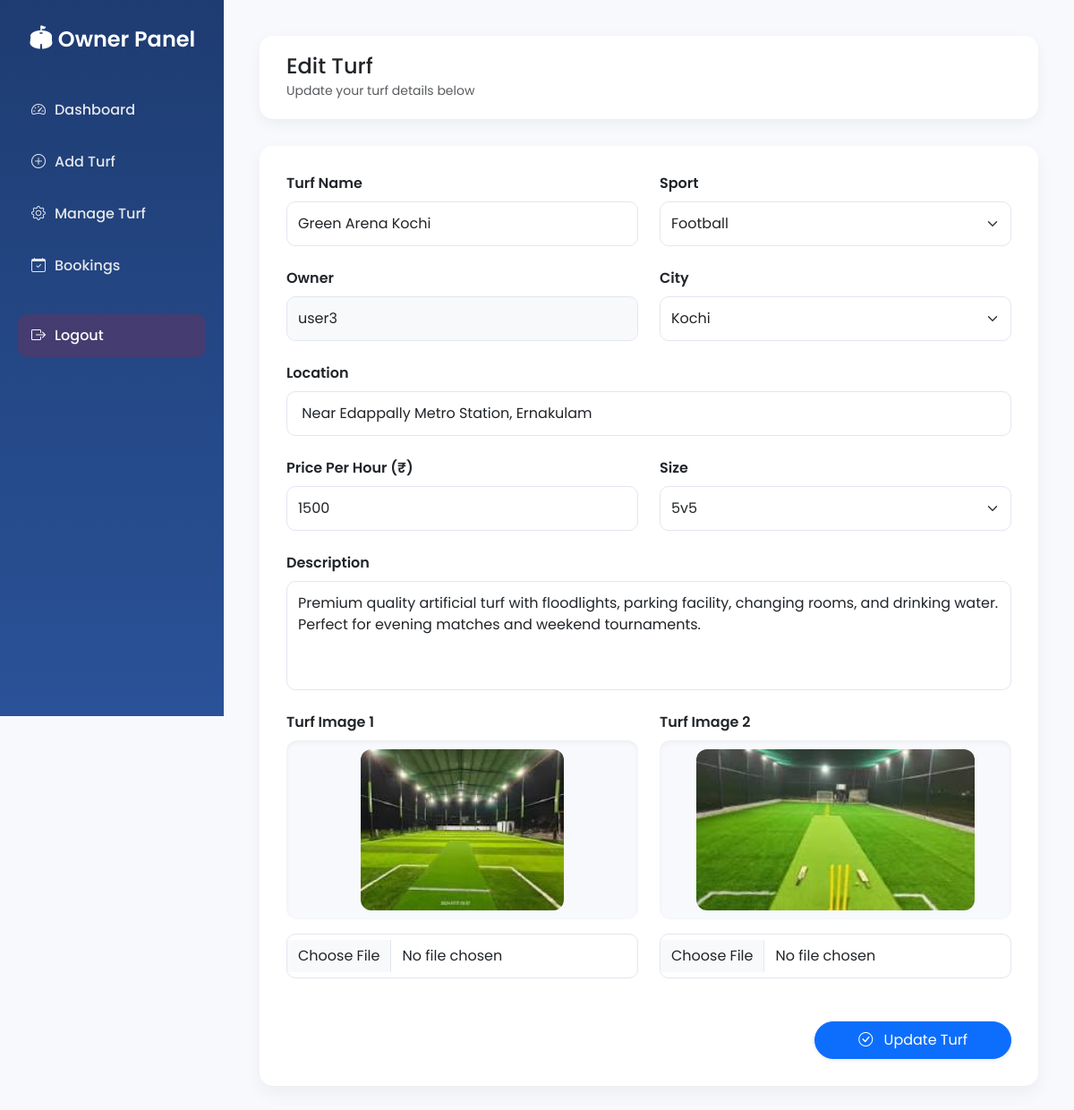
The page /Owner/edit_turf/1/ (signed in) on the database as committed earlier.
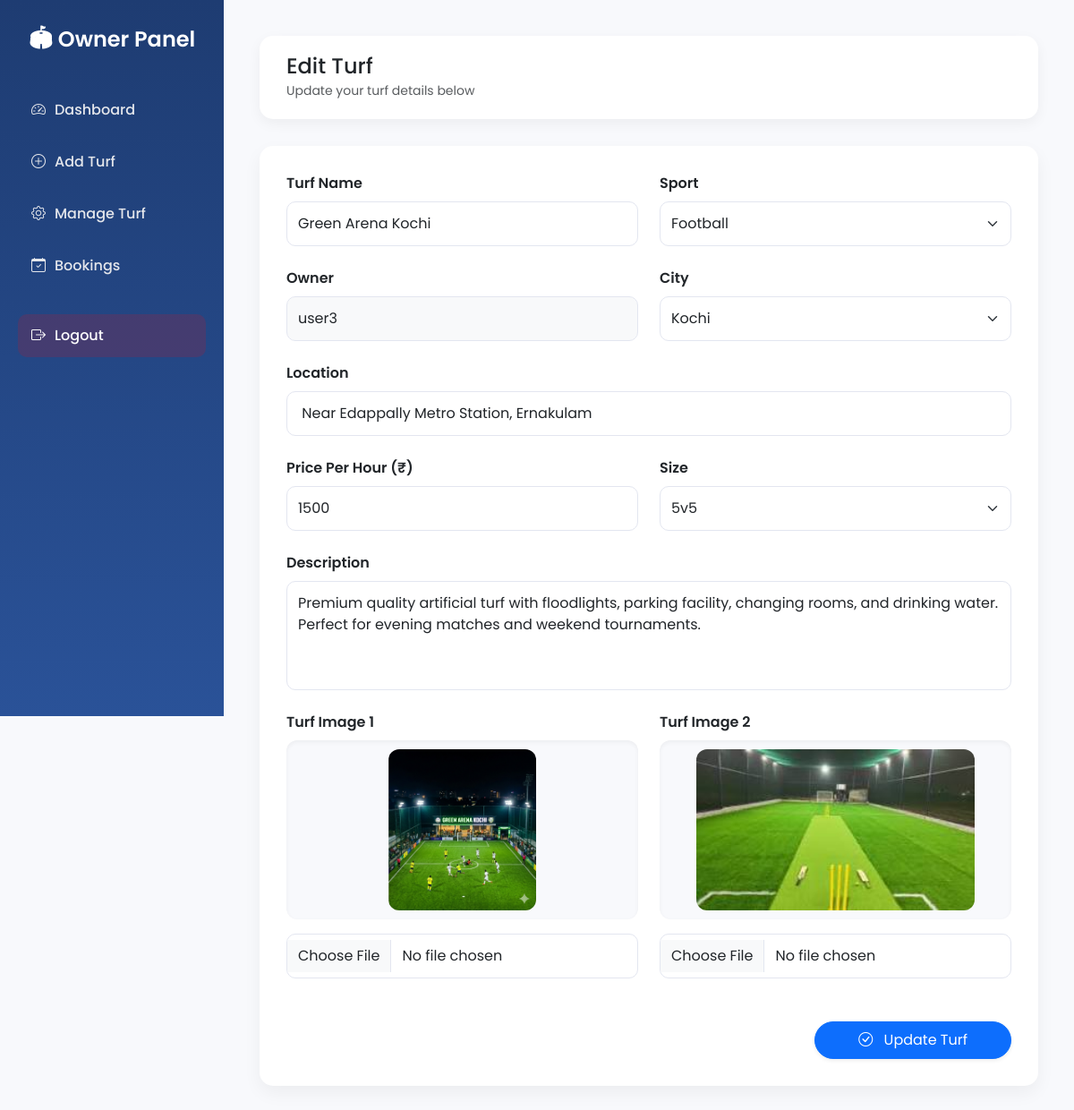
The same page on the database as committed later.
### Owner_App/models.py (models this page shows)
class TurfDb(models.Model):
    Turf_name = models.CharField(max_length=100)
    Sport = models.CharField(max_length=100)
    Owner = models.CharField()
    City = models.CharField()
    Location = models.CharField(max_length=300)
    Price_per_hour = models.IntegerField()
    Description = models.CharField(max_length=400)
    Size = models.CharField(max_length=50)
    Turf_image1 = models.ImageField(upload_to='turfs_image')
    Turf_image2 = models.ImageField(upload_to='turfs_image')

### Owner_App/decorators.py (the view)
    def wrapper(request, *args, **kwargs):
        username = request.session.get('username')
        if not username:
            messages.error(request, "Please login first.")
            return redirect("user_signup")
        try:
            user = User.objects.get(username=username)
        except User.DoesNotExist:
            messages.error(request, "User not found.")
            return redirect("user_signup")
        if user.role != "owner":
            messages.error(request, "You are not authorized to access this page.")
            return redirect("home")
        return view_func(request, *args, **kwargs)

### Owner_App/views.py (called while the page is built)
@owner_required
def edit_turf(request,turf_id):
    item = CategoryDb.objects.all()
    data = CityDb.objects.all()
    turf=TurfDb.objects.get(id=turf_id)
    return render(request,"Edit_Turf.html",{
                                            "item":item,
                                            "data":data,
                                            "turf":turf,
                                            })

### Owner_App/templates/Edit_Turf.html (shortened to what this page needs)
{% extends 'Owner_Dash.html' %}
{% block content %}
<div class="dashboard-header d-flex justify-content-between align-items-center">
    <div>
        <h4 class="mb-0">Edit Turf</h4>
        <small class="text-muted">Update your turf details below</small>
    </div>
</div>
<div class="stat-card mt-4">
    <form method="post" action="{% url 'update_turf' t_id=turf.id %}" enctype="multipart/form-data">
        <div class="row g-4">
            <div class="col-lg-6">
                <label class="form-label fw-semibold">Turf Name</label>
                <input type="text" name="Turf_name"
                       class="form-control modern-input"
                       value="{{ turf.Turf_name }}" required>
            </div>
            <div class="col-lg-6">
                <label class="form-label fw-semibold">Sport</label>
                <select name="Sport" class="form-select modern-input" required>
                    <option selected>{{ turf.Sport }}</option>
                </select>
            </div>
            <div class="col-lg-6">
                <label class="form-label fw-semibold">Owner</label>
                <input type="text" name="Owner"
                       value="{{ request.session.username }}"
                       class="form-control modern-input bg-light"
                       readonly>
            </div>
            <div class="col-lg-6">
                <label class="form-label fw-semibold">City</label>
                <select name="City" class="form-select modern-input" required>
                    <option selected>{{ turf.City }}</option>
                </select>
            </div>
            <div class="col-12">
                <label class="form-label fw-semibold">Location</label>
                <input type="text" name="Location"
                       class="form-control modern-input"
                       value="{{ turf.Location }}" required>
            </div>
            <div class="col-lg-6">
                <label class="form-label fw-semibold">Price Per Hour (₹)</label>
                <input type="number" min="1"
                       name="Price_per_hour"
                       class="form-control modern-input"
                       value="{{ turf.Price_per_hour }}" required>
            </div>
            <div class="col-lg-6">
                <label class="form-label fw-semibold">Size</label>
                <select name="Size" class="form-select modern-input" required>
                    <option selected>{{ turf.Size }}</option>
                </select>
            </div>
            <div class="col-12">
                <label class="form-label fw-semibold">Description</label>
                <textarea name="Description"
                          class="form-control modern-input"
                          rows="4"
                          required>{{ turf.Description }}</textarea>
            </div>
            <div class="col-lg-6">
                <label class="form-label fw-semibold">Turf Image 1</label>
                <div class="image-preview-box mb-3">
                    <img src="{{ turf.Turf_image1.url }}"
                         class="preview-img"
                         alt="Turf Image 1">
                </div>
                <input type="file" name="Turf_image1"
                       class="form-control modern-input">
            </div>
            <div class="col-lg-6">
                <label class="form-label fw-semibold">Turf Image 2</label>
                <div class="image-preview-box mb-3">
                    <img src="{{ turf.Turf_image2.url }}"
                         class="preview-img"
                         alt="Turf Image 2">
                </div>
                <input type="file" name="Turf_image2"
                       class="form-control modern-input">
            </div>
        </div>
        <div class="mt-5 text-end">
            <button type="submit"
                    class="btn btn-primary px-5 py-2 rounded-pill shadow-sm">
                <i class="bi bi-check-circle me-2"></i> Update Turf
            </button>
        </div>
    </form>
</div>
{% endblock %}

Rows that differ between the two databases and show on the page:
changed TurfDb "Green Arena Kochi": Turf_image1: a different picture
